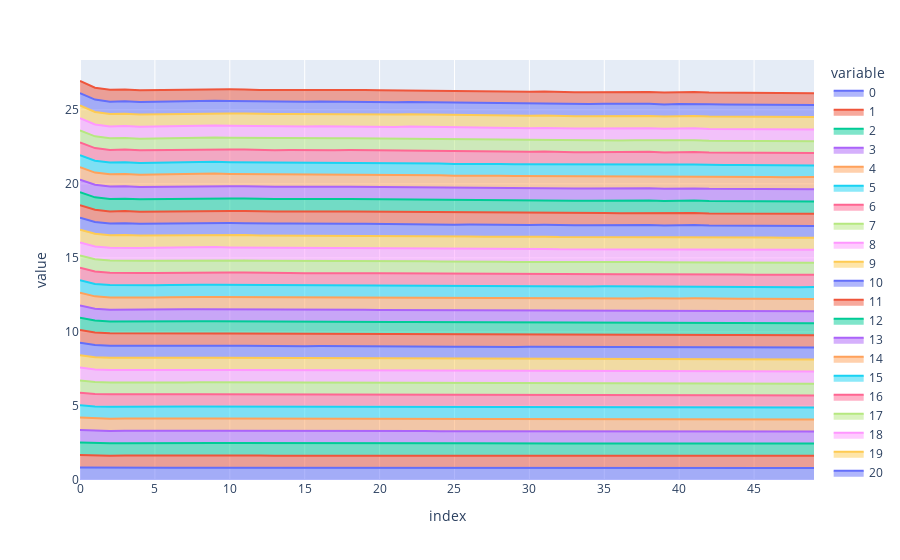

Write notebook code for a chart like this one.
### Code cell
import pandas as pd
import plotly.express as px
df = pd.DataFrame(E)
fig = px.area(df)
fig.show()
